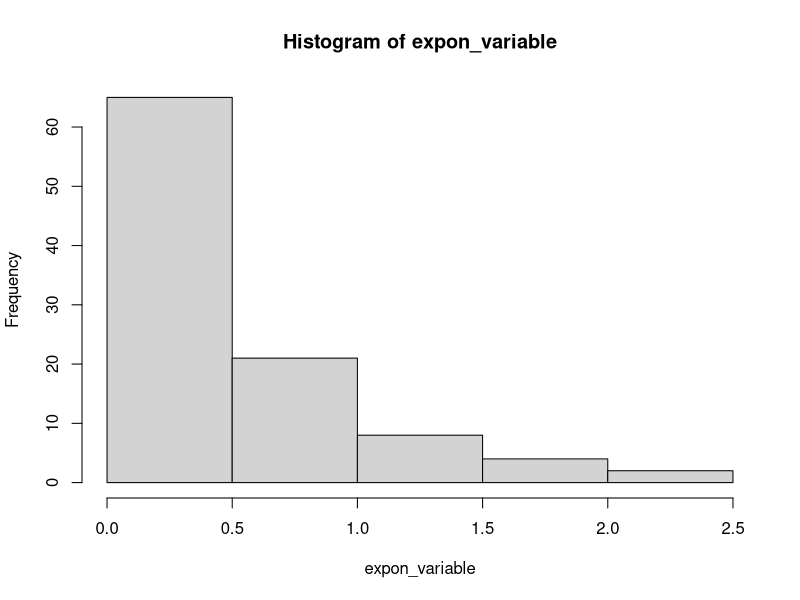

This figure's R source:
# Simulate exponential distribution
n = 100
lamda = 2
u1 <- runif(n)
class(u1)
expon_variable <-array(0,n)
for(i in 1:n)
{
  expon_variable[i] <- -(1/lamda)*log(1-u1[i])
}
print(expon_variable)
hist(expon_variable)
